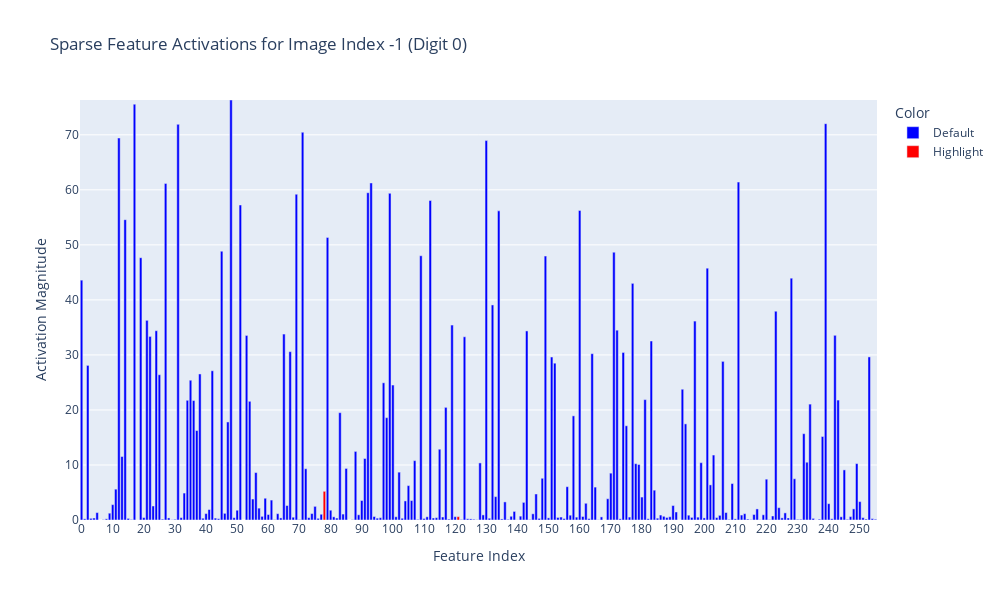
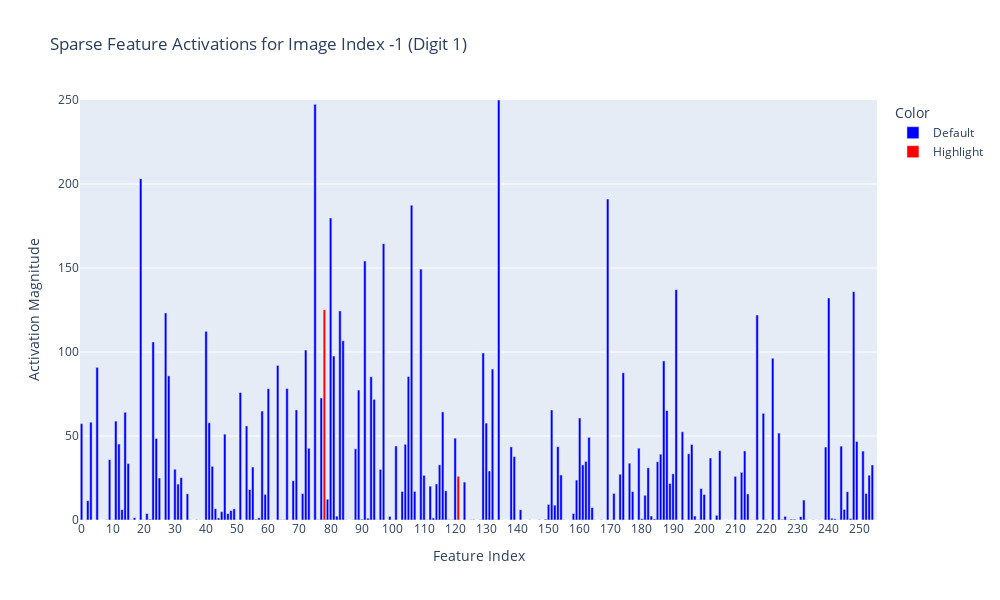
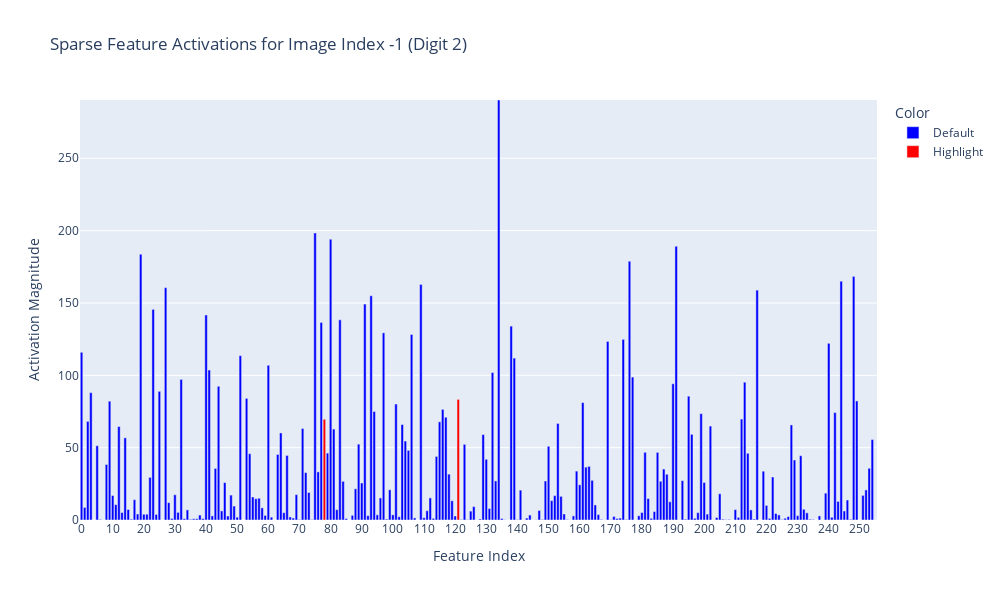
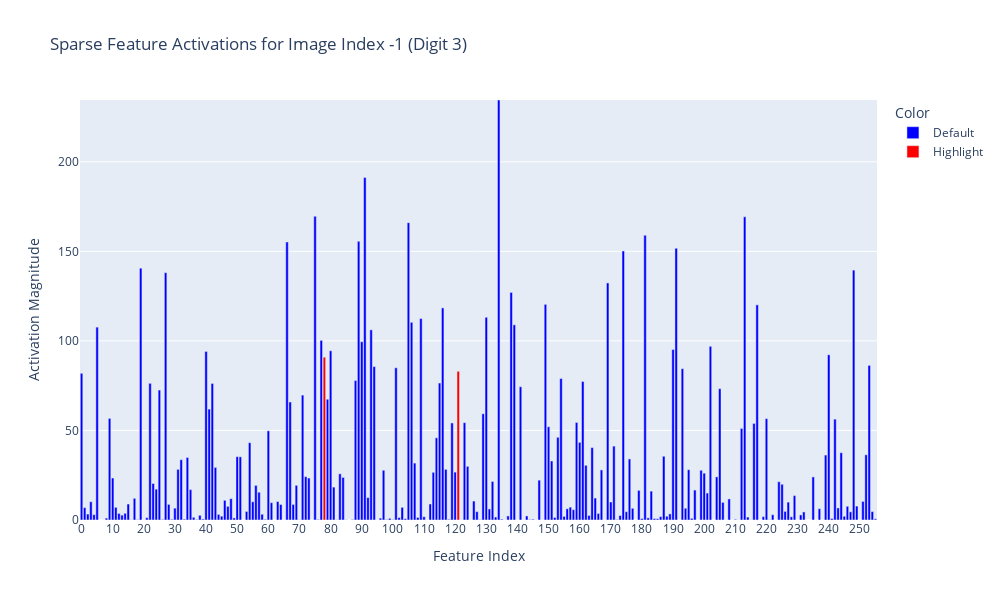

These figures' notebook cell, in order:
### Markdown cell above
# Feature Exploration Across Classes

### Code cell
avg_digit_encoding = {}
top_n_features = {}
N = 8

for digit in range(10):
    mask = labels == digit
    mean_digit_encoding = np.mean(sparse_act_one[mask], axis=0)
    avg_digit_encoding[digit] = mean_digit_encoding

    top_n_indices = np.argsort(mean_digit_encoding)[-N:][::-1]  # Sort descending
    top_n_values = mean_digit_encoding[top_n_indices]

    top_n_features[digit] = {
        'indices': top_n_indices.tolist(),
        'activations': top_n_values.tolist()
    }

    plot_sparse_features(mean_digit_encoding, -1, digit, HIDDEN_SIZE)

### Figure 1 — Plotly figure (JSON) as saved in the notebook; plotly's stock layout.template omitted (floating-point values rounded to 4 significant figures; data arrays with more than 128 entries replaced by an {"elided": "..."} marker saying what was removed)
{"data": [{"alignmentgroup": "True", "hovertemplate": "Color=Default<br>Feature Index=%{x}<br>Activation=%{y:.4f}<extra></extra>", "legendgroup": "Default", "marker": {"color": "blue", "pattern": {"shape": ""}}, "name": "Default", "offsetgroup": "Default", "orientation": "v", "showlegend": true, "textposition": "auto", "type": "bar", "x": {"elided": "254 int values"}, "xaxis": "x", "y": {"elided": "254 float values"}, "yaxis": "y"}, {"alignmentgroup": "True", "hovertemplate": "Color=Highlight<br>Feature Index=%{x}<br>Activation=%{y:.4f}<extra></extra>", "legendgroup": "Highlight", "marker": {"color": "red", "pattern": {"shape": ""}}, "name": "Highlight", "offsetgroup": "Highlight", "orientation": "v", "showlegend": true, "textposition": "auto", "type": "bar", "x": [78, 121], "xaxis": "x", "y": [5.212, 0.6062], "yaxis": "y"}], "layout": {"barmode": "relative", "height": 600, "legend": {"title": {"text": "Color"}, "tracegroupgap": 0}, "showlegend": true, "title": {"text": "Sparse Feature Activations for Image Index -1 (Digit 0)"}, "width": 1000, "xaxis": {"anchor": "y", "autorange": true, "domain": [0, 1], "dtick": 10, "range": [-0.5, 255.5], "tickmode": "linear", "title": {"text": "Feature Index"}, "type": "linear"}, "yaxis": {"anchor": "x", "domain": [0, 1], "range": [0, 76.32], "title": {"text": "Activation Magnitude"}, "type": "linear"}}}

### Figure 2 — Plotly figure (JSON) as saved in the notebook; plotly's stock layout.template omitted (floating-point values rounded to 4 significant figures; data arrays with more than 128 entries replaced by an {"elided": "..."} marker saying what was removed)
{"data": [{"alignmentgroup": "True", "hovertemplate": "Color=Default<br>Feature Index=%{x}<br>Activation=%{y:.4f}<extra></extra>", "legendgroup": "Default", "marker": {"color": "blue", "pattern": {"shape": ""}}, "name": "Default", "offsetgroup": "Default", "orientation": "v", "showlegend": true, "textposition": "auto", "type": "bar", "x": {"elided": "254 int values"}, "xaxis": "x", "y": {"elided": "254 float values"}, "yaxis": "y"}, {"alignmentgroup": "True", "hovertemplate": "Color=Highlight<br>Feature Index=%{x}<br>Activation=%{y:.4f}<extra></extra>", "legendgroup": "Highlight", "marker": {"color": "red", "pattern": {"shape": ""}}, "name": "Highlight", "offsetgroup": "Highlight", "orientation": "v", "showlegend": true, "textposition": "auto", "type": "bar", "x": [78, 121], "xaxis": "x", "y": [125.2, 26.04], "yaxis": "y"}], "layout": {"barmode": "relative", "height": 600, "legend": {"title": {"text": "Color"}, "tracegroupgap": 0}, "showlegend": true, "title": {"text": "Sparse Feature Activations for Image Index -1 (Digit 1)"}, "width": 1000, "xaxis": {"anchor": "y", "autorange": true, "domain": [0, 1], "dtick": 10, "range": [-0.5, 255.5], "tickmode": "linear", "title": {"text": "Feature Index"}, "type": "linear"}, "yaxis": {"anchor": "x", "domain": [0, 1], "range": [0, 250.0], "title": {"text": "Activation Magnitude"}, "type": "linear"}}}

### Figure 3 — Plotly figure (JSON) as saved in the notebook; plotly's stock layout.template omitted (floating-point values rounded to 4 significant figures; data arrays with more than 128 entries replaced by an {"elided": "..."} marker saying what was removed)
{"data": [{"alignmentgroup": "True", "hovertemplate": "Color=Default<br>Feature Index=%{x}<br>Activation=%{y:.4f}<extra></extra>", "legendgroup": "Default", "marker": {"color": "blue", "pattern": {"shape": ""}}, "name": "Default", "offsetgroup": "Default", "orientation": "v", "showlegend": true, "textposition": "auto", "type": "bar", "x": {"elided": "254 int values"}, "xaxis": "x", "y": {"elided": "254 float values"}, "yaxis": "y"}, {"alignmentgroup": "True", "hovertemplate": "Color=Highlight<br>Feature Index=%{x}<br>Activation=%{y:.4f}<extra></extra>", "legendgroup": "Highlight", "marker": {"color": "red", "pattern": {"shape": ""}}, "name": "Highlight", "offsetgroup": "Highlight", "orientation": "v", "showlegend": true, "textposition": "auto", "type": "bar", "x": [78, 121], "xaxis": "x", "y": [69.61, 83.36], "yaxis": "y"}], "layout": {"barmode": "relative", "height": 600, "legend": {"title": {"text": "Color"}, "tracegroupgap": 0}, "showlegend": true, "title": {"text": "Sparse Feature Activations for Image Index -1 (Digit 2)"}, "width": 1000, "xaxis": {"anchor": "y", "autorange": true, "domain": [0, 1], "dtick": 10, "range": [-0.5, 255.5], "tickmode": "linear", "title": {"text": "Feature Index"}, "type": "linear"}, "yaxis": {"anchor": "x", "domain": [0, 1], "range": [0, 290.3], "title": {"text": "Activation Magnitude"}, "type": "linear"}}}

### Figure 4 — Plotly figure (JSON) as saved in the notebook; plotly's stock layout.template omitted (floating-point values rounded to 4 significant figures; data arrays with more than 128 entries replaced by an {"elided": "..."} marker saying what was removed)
{"data": [{"alignmentgroup": "True", "hovertemplate": "Color=Default<br>Feature Index=%{x}<br>Activation=%{y:.4f}<extra></extra>", "legendgroup": "Default", "marker": {"color": "blue", "pattern": {"shape": ""}}, "name": "Default", "offsetgroup": "Default", "orientation": "v", "showlegend": true, "textposition": "auto", "type": "bar", "x": {"elided": "254 int values"}, "xaxis": "x", "y": {"elided": "254 float values"}, "yaxis": "y"}, {"alignmentgroup": "True", "hovertemplate": "Color=Highlight<br>Feature Index=%{x}<br>Activation=%{y:.4f}<extra></extra>", "legendgroup": "Highlight", "marker": {"color": "red", "pattern": {"shape": ""}}, "name": "Highlight", "offsetgroup": "Highlight", "orientation": "v", "showlegend": true, "textposition": "auto", "type": "bar", "x": [78, 121], "xaxis": "x", "y": [90.91, 83.05], "yaxis": "y"}], "layout": {"barmode": "relative", "height": 600, "legend": {"title": {"text": "Color"}, "tracegroupgap": 0}, "showlegend": true, "title": {"text": "Sparse Feature Activations for Image Index -1 (Digit 3)"}, "width": 1000, "xaxis": {"anchor": "y", "autorange": true, "domain": [0, 1], "dtick": 10, "range": [-0.5, 255.5], "tickmode": "linear", "title": {"text": "Feature Index"}, "type": "linear"}, "yaxis": {"anchor": "x", "domain": [0, 1], "range": [0, 234.5], "title": {"text": "Activation Magnitude"}, "type": "linear"}}}
